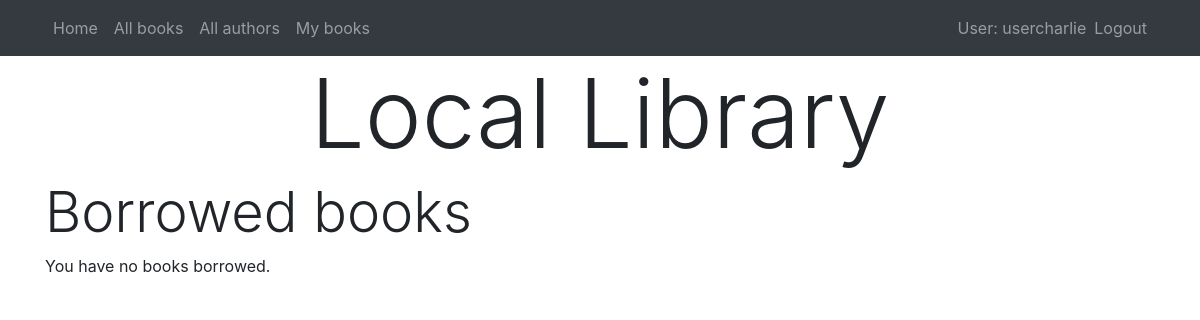
Page /catalog/mybooks/ (signed in) on the earlier database version.
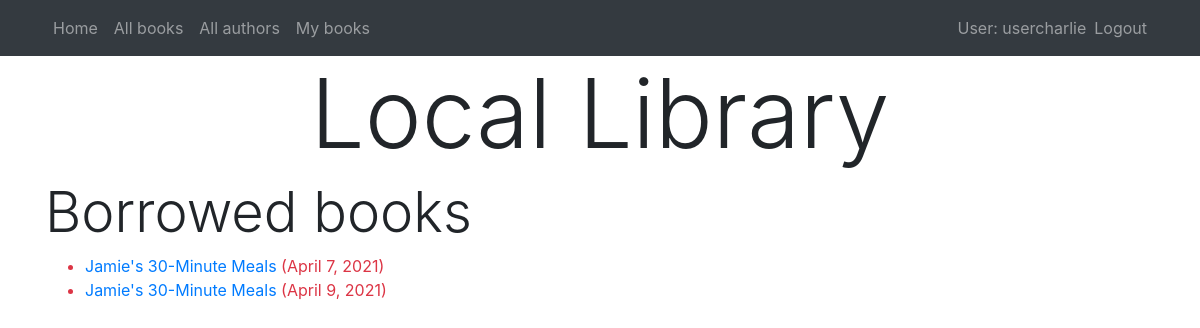
Same page on the later database version.
### catalog/models.py (models this page shows, shortened)
class BookInstance(models.Model):
    id = models.UUIDField(primary_key=True, default=uuid.uuid4,
                          help_text='Unique ID for this particular book across whole library')
    book = models.ForeignKey(Book, on_delete=models.RESTRICT, null=True)
    imprint = models.CharField(max_length=200)
    due_back = models.DateField(null=True, blank=True)
    borrower = models.ForeignKey(User, on_delete=models.SET_NULL, null=True, blank=True)
    LOAN_STATUS = (
        ('m', 'Maintenance'),
        ('o', 'On loan'),
        ('a', 'Available'),
        ('r', 'Reserved'),
    )
    status = models.CharField(
        max_length=1,
        choices=LOAN_STATUS,
        blank=True,
        default='m',
        help_text='Book availability',
    )
    class Meta:
        ordering = ['due_back']
        permissions = (("can_mark_returned", "Set book as returned"),)
    @property
    def is_overdue(self):
        if self.due_back and date.today() > self.due_back:
            return True
        return False

class Book(models.Model):
    title = models.CharField(max_length=200)
    author = models.ForeignKey(Author, on_delete=models.SET_NULL, null=True)
    summary = models.TextField(max_length=1000, help_text='Enter a brief description of the book')
    isbn = models.CharField('ISBN', max_length=13, unique=True,
                            help_text='13 Character <a href="https://www.isbn-international.org/content/what-isbn">ISBN number</a>')
    genre = models.ManyToManyField(Genre, help_text='Select a genre for this book')
    def display_genre(self):
        return ', '.join(genre.name for genre in self.genre.all()[:3])
    display_genre.short_description = 'Genre'

### catalog/views.py (the view)
# urls.py: path('mybooks/', views.LoanedBooksByUserListView.as_view(), name='my-borrowed'),
class LoanedBooksByUserListView(LoginRequiredMixin, generic.ListView):
    model = BookInstance
    template_name ='catalog/bookinstance_list_borrowed_user.html'
    paginate_by = 2
    def get_queryset(self):
        return BookInstance.objects.filter(borrower=self.request.user).filter(status__exact='o').order_by("due_back")

### catalog/templates/catalog/bookinstance_list_borrowed_user.html
{% extends "base.html" %}
{% block content %}
    <h2 class="display-4">Borrowed books</h2>
    {% if bookinstance_list %}
        <ul>
            {% for bookinst in bookinstance_list %}
                <li class="{% if bookinst.is_overdue %}text-danger{% endif %}">
                    <a href="{% url 'book-detail' bookinst.book.pk %}">{{bookinst.book.title}}</a> ({{ bookinst.due_back }})
                </li>
            {% endfor %}
        </ul>
    {% else %}
        <p>You have no books borrowed.</p>
    {% endif %}
{% endblock %}

Differences in the rows shown:
now on this page (row edited): BookInstance: book "Jamie's 30-Minute Meals", due_back "April 7, 2021"
now on this page (row edited): BookInstance: book "Jamie's 30-Minute Meals", due_back "April 9, 2021"
Other differences:
text no longer shown: "You have no books borrowed."
